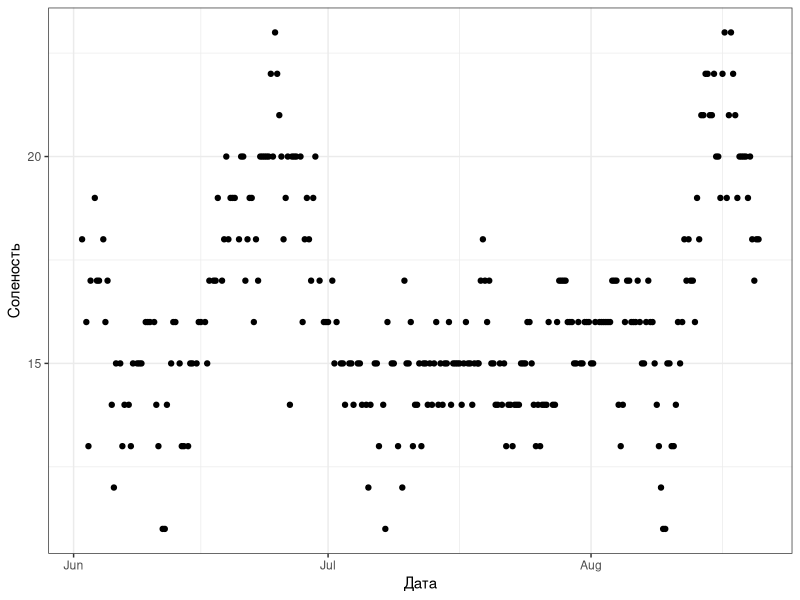
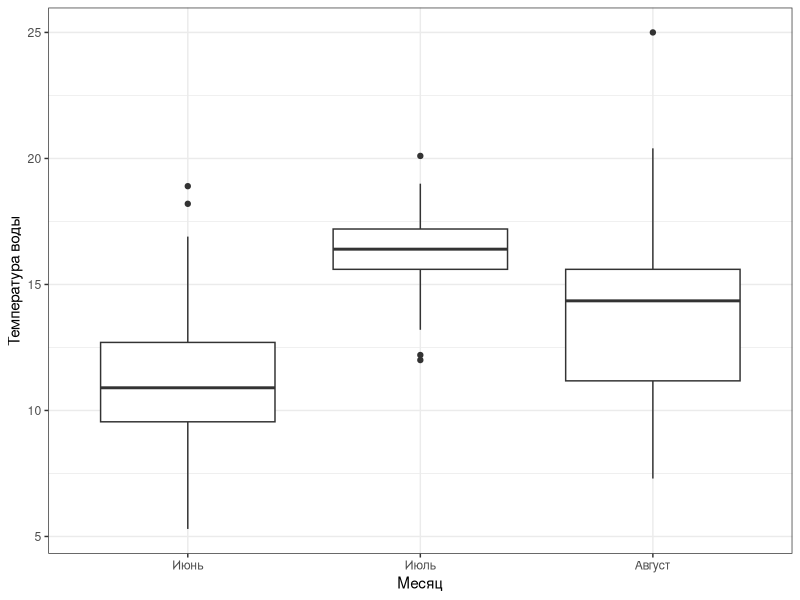
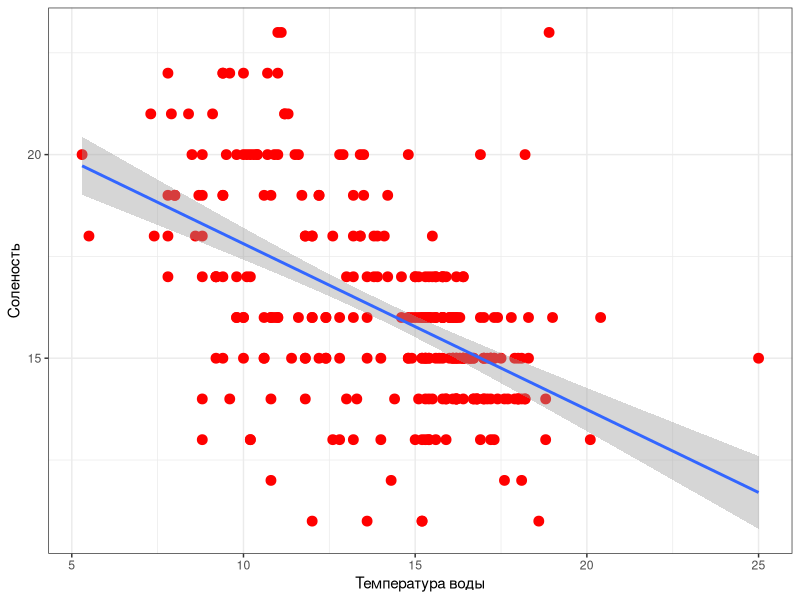
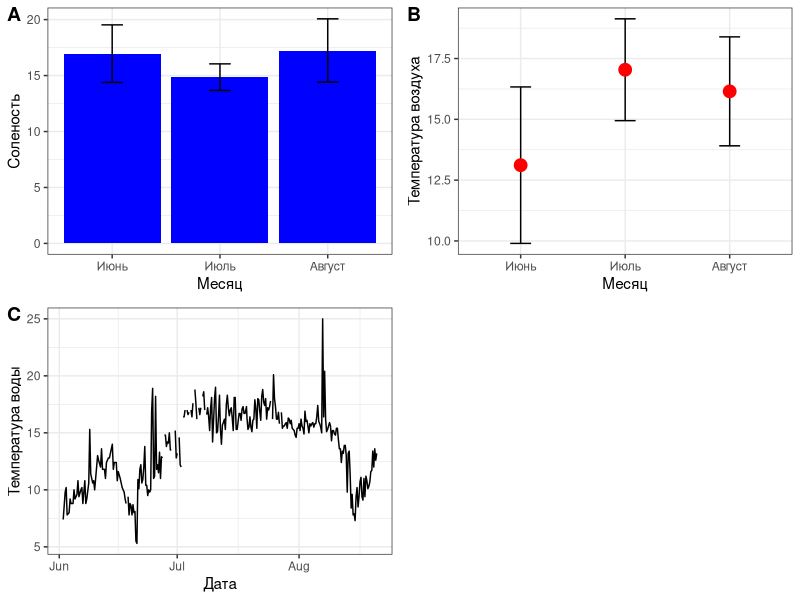

Source code (R) for these figures, in order:
# "Домашняя работа по визуализации данных в ggplot2"

## Пакеты, которые необходимо устновить перед началом работы 

# install.packages("ggplot2")
# install.packages("cowplot")
# install.packages("readxl")

# Используя [файл с данными по гидрологическим и метеорологическим наблюдениям](data/hydrology_2022.xls) напишите код, который приведет к появлению следующих визуализаций. При этом надо стремиться к тому, чтобы ваши рисунки были макимально похожи на те, что приведены в задании. 

# **Переменные в данных**
#   
#   - *Date_Time*	Дата и время
# - *Month* Месяц	
# - *Air_T*	Температура воздуха
# - *S*	Соленость
# - *Wind* Направление ветра	
# - *Wave* Волнение моря в баллах	
# - *Water_T* Температура воды




library(readxl)
library(ggplot2)
library(cowplot)

hydr <- read_excel("data/hydrology_2022.xls", na = "NA")

hydr$Date <- as.POSIXct(hydr$Date_Time, format = "%d.%m.%Y %H:%M") # Этот код переводит даты в формат, понятный  для R.

hydr$Month <- factor(hydr$Month, levels = c("June", "July", "August")) # Этот код задает последовательность месяцев, иначе месяцы будут упорядочены по алфавиту

hydr$Month <- factor(hydr$Month, labels = c("Июнь", "Июль", "Август")) # Этот код позволяет задать русские обозначения для месяцев, которые в датасете закодированы на латинице.



## Рисунок 1

ggplot(hydr, aes(x = Date, y = S)) +
  geom_point() +
  theme_bw()+
  labs(x = "Дата", y = "Соленость")


## Рисунок 2

ggplot(hydr, aes(x = Month, y = Water_T)) +
  geom_boxplot() +
  theme_bw()+
  labs(x = "Месяц", y = "Температура воды")


## Рисунок 3

ggplot(hydr, aes(x = Water_T, y = S)) +
  geom_point(color = "red", size = 3) +
  geom_smooth(method = "lm") +
  theme_bw()+
  labs(x = "Температура воды", y = "Соленость")


## Рисунок 4 *

# Это все один рисунок. На панелях **A** и **B**  приведены средние значения, а "усами" отложены стандартные отклонения.  На панели **C** приведены исходные значения.  

library(dplyr)

df1 <-
  hydr %>% 
  group_by(Month) %>% 
  summarize(Air_T = mean(Air_T, na.rm = T), S = mean(S, na.rm = T), Water_T = mean(Water_T, na.rm = T)) 

df2 <- 
  hydr %>% 
  group_by(Month) %>% 
  summarize(Sd_Air_T = sd(Air_T, na.rm = T), Sd_S = sd(S, na.rm = T), Sd_Water_T = sd(Water_T, na.rm = T))

df3 <- merge(df1, df2) 


Pl1 <- 
  ggplot(df3, aes(x = Month, y = S)) +
  geom_col(fill = "blue") + 
  geom_errorbar(aes(ymin = S - Sd_S, ymax = S + Sd_S), width = 0.2) +
  theme_bw()+
  labs(x = "Месяц", y = "Соленость")


Pl2 <- 
  ggplot(df3, aes(x = Month, y = Air_T)) +
  geom_errorbar(aes(ymin = Air_T - Sd_Air_T, ymax = Air_T + Sd_Air_T), width = 0.2) +
  geom_point(color = "red", size = 4) + 
  theme_bw()+
  labs(x = "Месяц", y = "Температура воздуха")


Pl3 <- 
  ggplot(hydr, aes(x = Date, y = Water_T)) +
  geom_line() +
  theme_bw()+
  labs(x = "Дата", y = "Температура воды") 


library(cowplot)

plot_grid(Pl1, Pl2, Pl3, labels = "AUTO")


